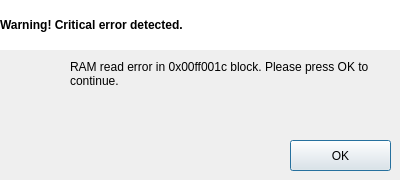
<?xml version="1.0" encoding="UTF-8"?>
<ui version="4.0">
 <class>WarningWindow</class>
 <widget class="QDialog" name="WarningWindow">
  <property name="geometry">
   <rect>
    <x>0</x>
    <y>0</y>
    <width>400</width>
    <height>180</height>
   </rect>
  </property>
  <property name="sizePolicy">
   <sizepolicy hsizetype="Fixed" vsizetype="Fixed">
    <horstretch>0</horstretch>
    <verstretch>0</verstretch>
   </sizepolicy>
  </property>
  <property name="minimumSize">
   <size>
    <width>400</width>
    <height>180</height>
   </size>
  </property>
  <property name="maximumSize">
   <size>
    <width>400</width>
    <height>180</height>
   </size>
  </property>
  <property name="windowTitle">
   <string>Warning</string>
  </property>
  <widget class="QLabel" name="text">
   <property name="geometry">
    <rect>
     <x>70</x>
     <y>60</y>
     <width>321</width>
     <height>71</height>
    </rect>
   </property>
   <property name="text">
    <string>RAM read error in 0x00ff001c block. Please press OK to continue.</string>
   </property>
   <property name="alignment">
    <set>Qt::AlignLeading|Qt::AlignLeft|Qt::AlignTop</set>
   </property>
   <property name="wordWrap">
    <bool>true</bool>
   </property>
  </widget>
  <widget class="QPushButton" name="btnOK">
   <property name="geometry">
    <rect>
     <x>290</x>
     <y>140</y>
     <width>101</width>
     <height>31</height>
    </rect>
   </property>
   <property name="text">
    <string>OK</string>
   </property>
  </widget>
  <widget class="QLabel" name="title">
   <property name="geometry">
    <rect>
     <x>0</x>
     <y>0</y>
     <width>400</width>
     <height>50</height>
    </rect>
   </property>
   <property name="font">
    <font>
     <weight>75</weight>
     <bold>true</bold>
    </font>
   </property>
   <property name="autoFillBackground">
    <bool>false</bool>
   </property>
   <property name="styleSheet">
    <string notr="true">background-color: rgb(255, 255, 255);</string>
   </property>
   <property name="text">
    <string>Warning! Critical error detected.</string>
   </property>
   <property name="margin">
    <number>10</number>
   </property>
  </widget>
  <widget class="QLabel" name="icon">
   <property name="geometry">
    <rect>
     <x>10</x>
     <y>60</y>
     <width>48</width>
     <height>48</height>
    </rect>
   </property>
   <property name="minimumSize">
    <size>
     <width>48</width>
     <height>48</height>
    </size>
   </property>
   <property name="maximumSize">
    <size>
     <width>48</width>
     <height>48</height>
    </size>
   </property>
   <property name="text">
    <string/>
   </property>
   <property name="alignment">
    <set>Qt::AlignCenter</set>
   </property>
  </widget>
 </widget>
 <resources/>
 <connections/>
</ui>
